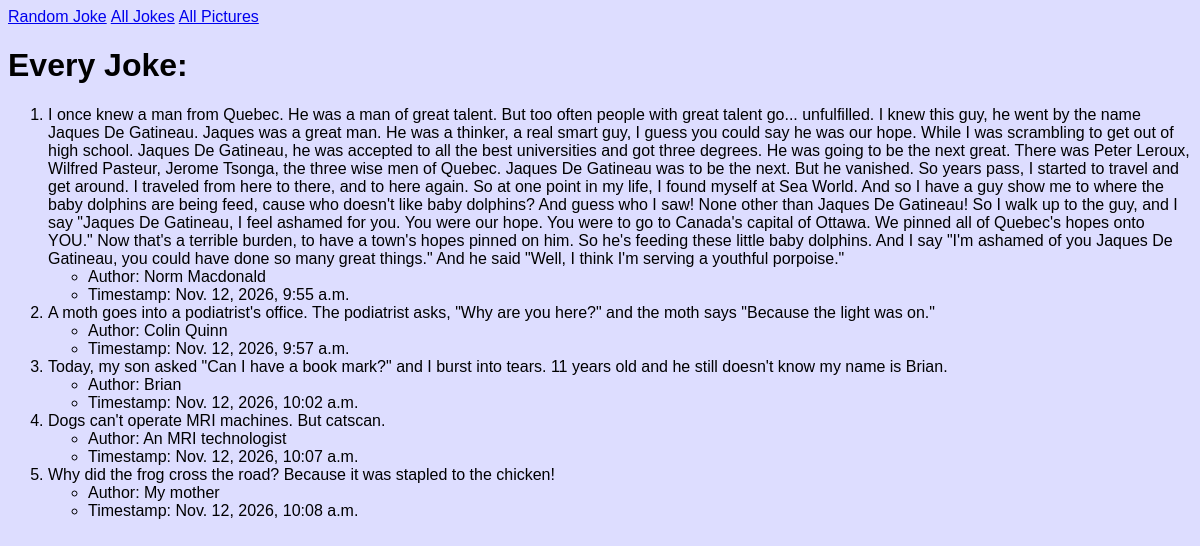
Page /dadjokes/jokes on the committed database.
### dadjokes/models.py (models this page shows)
class Joke(models.Model):
    text = models.TextField()
    name = models.TextField()
    timestamp = models.DateTimeField(auto_now_add=True)

### dadjokes/views.py (the view)
# urls.py: path('jokes', AllJokesView.as_view(), name="all_jokes"),
class AllJokesView(ListView):
    template_name = "dadjokes/all_jokes.html"
    model = Joke
    context_object_name = "jokes"

### dadjokes/templates/dadjokes/all_jokes.html
{% extends 'dadjokes/base.html' %}
{% load static %}
    {% block content %}
    <h1>Every Joke:</h1>
    <ol>
        {% for joke in jokes %}
        <li>{{joke.text}}</li>
        <ul>
            <li>Author: {{joke.name}}</li>
            <li>Timestamp: {{joke.timestamp}}</li>
        </ul>
        {% endfor %}
    </ol>
    {% endblock %}~

### static/dadjokes/style.css (style rules this page uses)
p, h1, a, li { font-family: sans-serif; }
body { background-color: #ddddff; }

### rows in the picture
Joke: text "I once knew a man from Quebec. He was a man of great talent. But too often people with great talent go... unfulfilled. I knew this guy, he went by the name Jaques De Gatineau. Jaques was a great man. He was a thinker, a real smart guy, I guess you could say he was our hope. While I was scrambling to get out of high school. Jaques De Gatineau, he was accepted to all the best universities and got three degrees. He was going to be the next great. There was Peter Leroux, Wilfred Pasteur, Jerome Tsonga, the three wise men of Quebec. Jaques De Gatineau was to be the next. But he vanished. So years pass, I started to travel and get around. I traveled from here to there, and to here again. So at…", name "Norm Macdonald", timestamp "Nov. 12, 2026, 9:55 a.m."
Joke: text "A moth goes into a podiatrist's office. The podiatrist asks, \"Why are you here?\" and the moth says \"Because the light was on.\"", name "Colin Quinn", timestamp "Nov. 12, 2026, 9:57 a.m."
Joke: text "Today, my son asked \"Can I have a book mark?\" and I burst into tears. 11 years old and he still doesn't know my name is Brian.", name "Brian", timestamp "Nov. 12, 2026, 10:02 a.m."
Joke: text "Dogs can't operate MRI machines. But catscan.", name "An MRI technologist", timestamp "Nov. 12, 2026, 10:07 a.m."
Joke: text "Why did the frog cross the road? Because it was stapled to the chicken!", name "My mother", timestamp "Nov. 12, 2026, 10:08 a.m."
